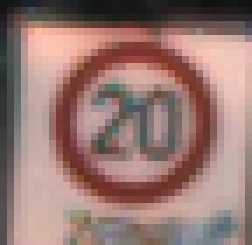
#> input picture myData/0/00000_00003_00010.png, 36 x 35 px (shown 7 times larger)
$ python -i gui.py   (imports and definitions only)
#> lines starting #> are read from the running program, lines starting #| are printed output that depends on the picture
import pickle
import tkinter as tk
from tkinter import filedialog
from tkinter import *

import cv2
import numpy as np
from PIL import ImageTk, Image
import threading

# initialise GUI
# [4 lines not run here, left out]

# [1 line that did not run here, left out]
# [1 line that did not run here, left out]

# import trained model
# [2 lines not run here, left out]

# adding voice to output
import pyttsx3

# [1 line not run here, left out]


def say(sign):
    engine.say(sign)
    engine.runAndWait()


# [46 lines left out: function getClassName, not called in this run]


# image preprocessing
def grayscale(img):
    img = cv2.cvtColor(img, cv2.COLOR_BGR2GRAY)
    return img


def equalize(img):
    imf = cv2.equalizeHist(img)
    return img


def preprocessing(img):
    img = grayscale(img)
    img = equalize(img)
    img = img / 255
    return img


# [49 lines left out: function real_time, not called in this run]


def classify(file_path):
#> called with file_path = 'myData/0/00000_00003_00010.png'
    img = Image.open(file_path)
#> img is the input picture: PIL image 36x35 RGB; mean R, G, B 150.7, 119.7, 114.1
    img = np.asarray(img)
    img = cv2.resize(img, (32, 32))
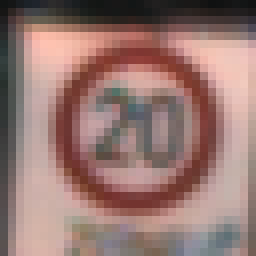
#> img: shape (32, 32, 3) (shown 8 times larger); mean R, G, B 150.3, 119.4, 113.7
    print(img.shape)
#| (32, 32, 3)
    img = preprocessing(img)
#> in grayscale, `img = cv2.cvtColor(img, cv2.COLOR_BGR2GRAY)`:
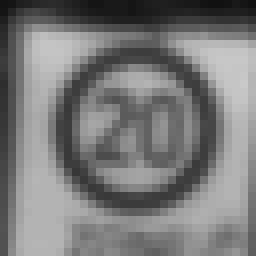
#> img: shape (32, 32) (shown 8 times larger); min 17, max 203, mean 121.2
#> in equalize, `imf = cv2.equalizeHist(img)`:
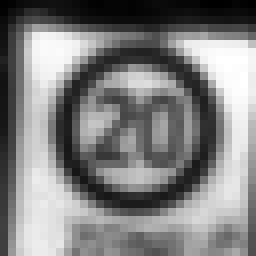
#> imf: shape (32, 32) (shown 8 times larger); min 0, max 255, mean 128.3
    cv2.imshow("processed img", img)
    img = img.reshape(1, 32, 32, 1)

#> (the run stopped early here; a loop or call above may not have finished)

$ run again, on myData/0/00000_00004_00017.png
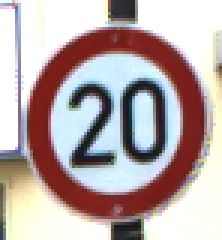
#> input picture myData/0/00000_00004_00017.png, 74 x 80 px (shown 3 times larger)
#> in classify, img is the input picture: PIL image 74x80 RGB; mean R, G, B 185.1, 170.4, 170
#| (32, 32, 3)
#> in grayscale, `img = cv2.cvtColor(img, cv2.COLOR_BGR2GRAY)`:
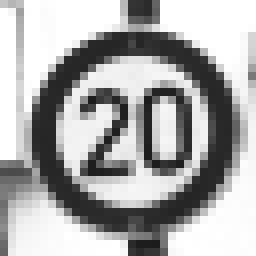
#> img: shape (32, 32) (shown 8 times larger); min 28, max 255, mean 172.1
#> in equalize, `imf = cv2.equalizeHist(img)`:
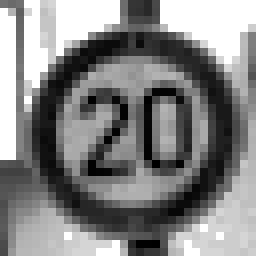
#> imf: shape (32, 32) (shown 8 times larger); min 0, max 255, mean 131.7

$ run again, on myData/0/00000_00004_00025.png
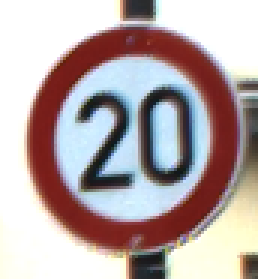
#> input picture myData/0/00000_00004_00025.png, 86 x 93 px (shown 3 times larger)
#> in classify, img is the input picture: PIL image 86x93 RGB; mean R, G, B 182.3, 168, 168.1
#| (32, 32, 3)
#> in grayscale, `img = cv2.cvtColor(img, cv2.COLOR_BGR2GRAY)`:
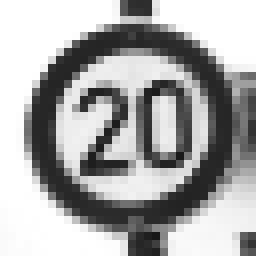
#> img: shape (32, 32) (shown 8 times larger); min 24, max 255, mean 169.3
#> in equalize, `imf = cv2.equalizeHist(img)`:
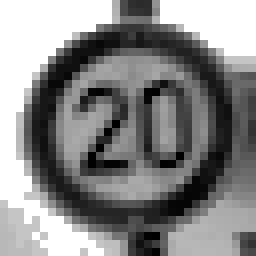
#> imf: shape (32, 32) (shown 8 times larger); min 0, max 255, mean 134.7

$ run again, on myData/0/00000_00005_00019.png
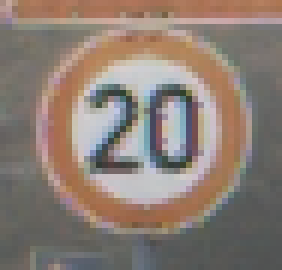
#> input picture myData/0/00000_00005_00019.png, 47 x 45 px (shown 6 times larger)
#> in classify, img is the input picture: PIL image 47x45 RGB; mean R, G, B 139.3, 125.4, 116.4
#| (32, 32, 3)
#> in grayscale, `img = cv2.cvtColor(img, cv2.COLOR_BGR2GRAY)`:
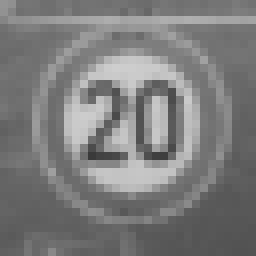
#> img: shape (32, 32) (shown 8 times larger); min 58, max 206, mean 124.5
#> in equalize, `imf = cv2.equalizeHist(img)`:
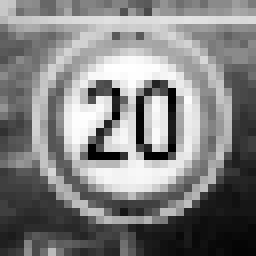
#> imf: shape (32, 32) (shown 8 times larger); min 0, max 255, mean 129.1
